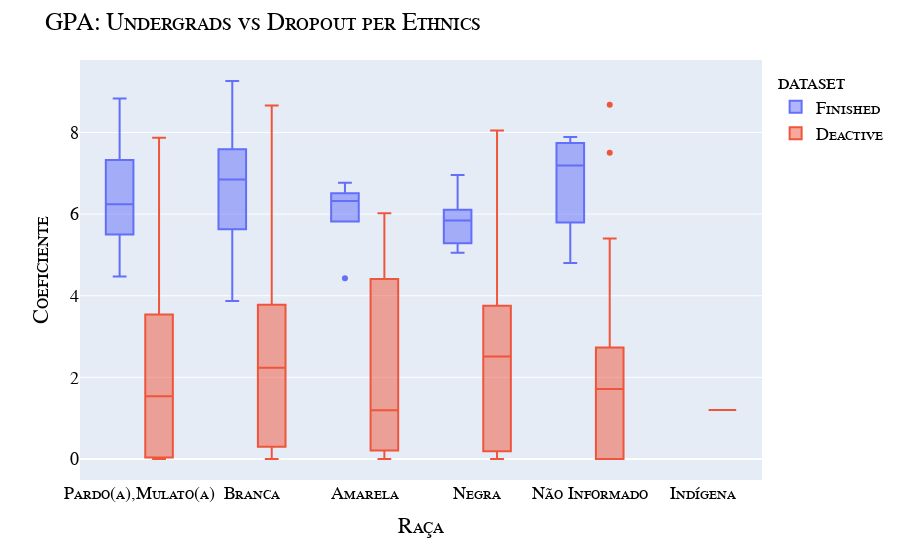
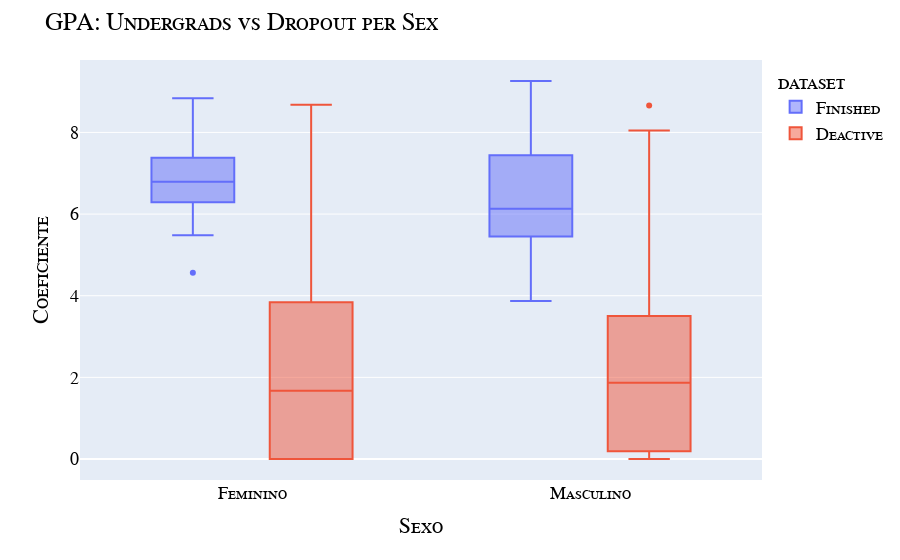
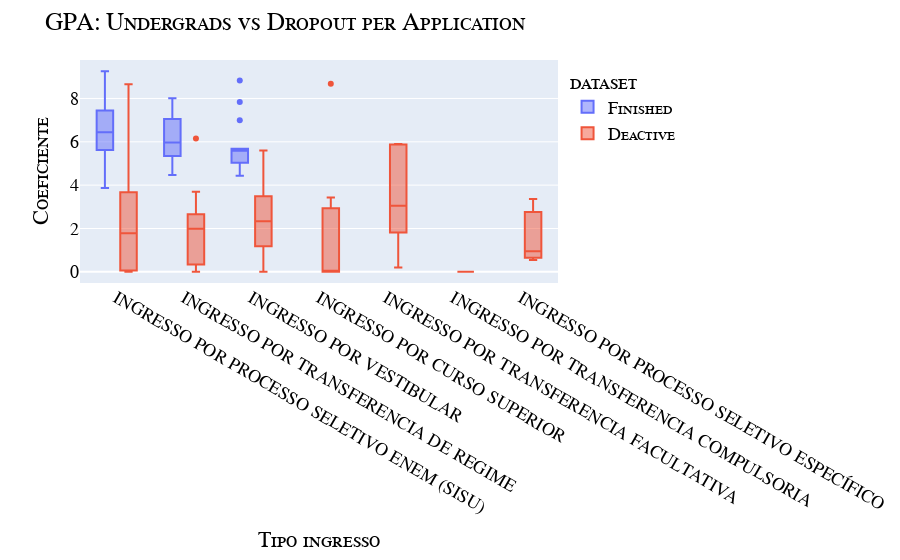

These figures' notebook cell, in order:
### Markdown cell above
## Comparação entre grupos
- Diferenças no coeficiente de rendimento por sexo, raça, tipo de ingresso.
- Diferença entre evasão por forma de ingresso (ENEM, transferência, e tipos de Cotas).

### Code cell
x = pd.concat([
        finished.assign(dataset="Finished"),
        dropout.assign(dataset="Deactive")])

px.box(x, x='Raça', y='Coeficiente', color='dataset').update_layout(title={"text": "GPA: Undergrads vs Dropout per Ethnics"}, font=my_font).show()
px.box(x, x='Sexo', y='Coeficiente', color='dataset').update_layout(title={"text": "GPA: Undergrads vs Dropout per Sex"}, font=my_font).show()
px.box(x, x='Tipo ingresso', y='Coeficiente', color='dataset').update_layout(title={"text": "GPA: Undergrads vs Dropout per Application "}, font=my_font).show()

### Figure 1 — Plotly figure (JSON) as saved in the notebook; plotly's stock layout.template omitted (floating-point values rounded to 4 significant figures; data arrays with more than 128 entries replaced by an {"elided": "..."} marker saying what was removed)
{"data": [{"alignmentgroup": "True", "hovertemplate": "dataset=Finished<br>Raça=%{x}<br>Coeficiente=%{y}<extra></extra>", "legendgroup": "Finished", "marker": {"color": "#636efa"}, "name": "Finished", "notched": false, "offsetgroup": "Finished", "orientation": "v", "showlegend": true, "type": "box", "x": ["Pardo(a),Mulato(a)", "Pardo(a),Mulato(a)", "Branca", "Pardo(a),Mulato(a)", "Amarela", "Amarela", "Branca", "Branca", "Branca", "Pardo(a),Mulato(a)", "Branca", "Pardo(a),Mulato(a)", "Pardo(a),Mulato(a)", "Pardo(a),Mulato(a)", "Pardo(a),Mulato(a)", "Branca", "Pardo(a),Mulato(a)", "Branca", "Pardo(a),Mulato(a)", "Negra", "Branca", "Pardo(a),Mulato(a)", "Branca", "Branca", "Negra", "Branca", "Pardo(a),Mulato(a)", "Branca", "Amarela", "Branca", "Branca", "Não Informado", "Pardo(a),Mulato(a)", "Pardo(a),Mulato(a)", "Pardo(a),Mulato(a)", "Pardo(a),Mulato(a)", "Amarela", "Negra", "Pardo(a),Mulato(a)", "Negra", "Pardo(a),Mulato(a)", "Pardo(a),Mulato(a)", "Pardo(a),Mulato(a)", "Pardo(a),Mulato(a)", "Branca", "Branca", "Pardo(a),Mulato(a)", "Branca", "Pardo(a),Mulato(a)", "Branca", "Pardo(a),Mulato(a)", "Pardo(a),Mulato(a)", "Branca", "Branca", "Branca", "Pardo(a),Mulato(a)", "Pardo(a),Mulato(a)", "Pardo(a),Mulato(a)", "Branca", "Branca", "Branca", "Branca", "Pardo(a),Mulato(a)", "Amarela", "Pardo(a),Mulato(a)", "Branca", "Pardo(a),Mulato(a)", "Não Informado", "Pardo(a),Mulato(a)", "Branca", "Branca", "Pardo(a),Mulato(a)", "Branca", "Branca", "Branca", "Pardo(a),Mulato(a)", "Branca", "Negra", "Branca", "Branca", "Negra", "Branca", "Branca", "Pardo(a),Mulato(a)", "Branca", "Não Informado", "Pardo(a),Mulato(a)", "Pardo(a),Mulato(a)", "Pardo(a),Mulato(a)", "Pardo(a),Mulato(a)", "Negra", "Branca", "Não Informado", "Negra", "Pardo(a),Mulato(a)", "Branca", "Pardo(a),Mulato(a)", "Branca", "Pardo(a),Mulato(a)", "Pardo(a),Mulato(a)", "Negra", "Pardo(a),Mulato(a)", "Branca", "Pardo(a),Mulato(a)", "Branca", "Pardo(a),Mulato(a)", "Negra", "Negra", "Pardo(a),Mulato(a)", "Branca", "Pardo(a),Mulato(a)"], "x0": " ", "xaxis": "x", "y": [6.95, 4.47, 4.76, 5.58, 6.32, 6.42, 5.7, 5.15, 5.68, 6.96, 5.61, 5.68, 5.11, 7.7, 6.06, 8.02, 5.52, 7.44, 5.59, 5.7, 6.85, 7.53, 7.84, 5.3, 6.09, 6.99, 5.59, 7.09, 6.77, 6.31, 8.84, 4.8, 5.24, 7.21, 4.73, 6.42, 6.28, 5.48, 5.12, 5.09, 6.89, 5.92, 6.6, 7.52, 5.68, 7.05, 7.66, 8.21, 4.81, 7.06, 6.17, 5.34, 5.68, 9.26, 6.22, 4.56, 7.91, 7.44, 8.05, 5.03, 7.44, 7.2, 8.01, 4.43, 6.19, 5.1, 6.34, 6.79, 6.67, 7.51, 3.87, 7.45, 6.44, 8.38, 5.52, 8.71, 7.51, 6.07, 8.02, 8.07, 5.84, 5.68, 4.99, 5.48, 7.21, 7.89, 5.17, 7.93, 5.42, 7.2, 5.22, 4.42, 7.59, 6.96, 8.83, 4.15, 5.35, 7.61, 5.93, 6.29, 6.11, 6.09, 5.85, 5.84, 5.96, 6.95, 6.2, 5.05, 6.74, 8.01, 8.1], "y0": " ", "yaxis": "y"}, {"alignmentgroup": "True", "hovertemplate": "dataset=Deactive<br>Raça=%{x}<br>Coeficiente=%{y}<extra></extra>", "legendgroup": "Deactive", "marker": {"color": "#EF553B"}, "name": "Deactive", "notched": false, "offsetgroup": "Deactive", "orientation": "v", "showlegend": true, "type": "box", "x": {"elided": "387 str values"}, "x0": " ", "xaxis": "x", "y": {"elided": "387 float values"}, "y0": " ", "yaxis": "y"}], "layout": {"boxmode": "group", "font": {"color": "Black", "family": "Courier New, monospace", "size": 18, "variant": "small-caps"}, "legend": {"title": {"text": "dataset"}, "tracegroupgap": 0}, "margin": {"t": 60}, "title": {"text": "GPA: Undergrads vs Dropout per Ethnics"}, "xaxis": {"anchor": "y", "domain": [0, 1], "title": {"text": "Raça"}}, "yaxis": {"anchor": "x", "domain": [0, 1], "title": {"text": "Coeficiente"}}}}

### Figure 2 — Plotly figure (JSON) as saved in the notebook; plotly's stock layout.template omitted (floating-point values rounded to 4 significant figures; data arrays with more than 128 entries replaced by an {"elided": "..."} marker saying what was removed)
{"data": [{"alignmentgroup": "True", "hovertemplate": "dataset=Finished<br>Sexo=%{x}<br>Coeficiente=%{y}<extra></extra>", "legendgroup": "Finished", "marker": {"color": "#636efa"}, "name": "Finished", "notched": false, "offsetgroup": "Finished", "orientation": "v", "showlegend": true, "type": "box", "x": ["Feminino", "Masculino", "Masculino", "Masculino", "Feminino", "Masculino", "Masculino", "Masculino", "Masculino", "Feminino", "Masculino", "Masculino", "Masculino", "Masculino", "Masculino", "Masculino", "Masculino", "Feminino", "Masculino", "Masculino", "Masculino", "Masculino", "Masculino", "Masculino", "Masculino", "Masculino", "Masculino", "Masculino", "Masculino", "Masculino", "Feminino", "Masculino", "Masculino", "Masculino", "Masculino", "Masculino", "Feminino", "Feminino", "Masculino", "Masculino", "Masculino", "Masculino", "Masculino", "Masculino", "Masculino", "Masculino", "Masculino", "Masculino", "Masculino", "Masculino", "Masculino", "Masculino", "Masculino", "Masculino", "Masculino", "Feminino", "Masculino", "Masculino", "Feminino", "Masculino", "Masculino", "Feminino", "Masculino", "Masculino", "Masculino", "Masculino", "Feminino", "Feminino", "Feminino", "Masculino", "Masculino", "Masculino", "Masculino", "Masculino", "Masculino", "Masculino", "Masculino", "Masculino", "Masculino", "Feminino", "Masculino", "Masculino", "Masculino", "Masculino", "Masculino", "Masculino", "Masculino", "Masculino", "Masculino", "Masculino", "Masculino", "Masculino", "Masculino", "Masculino", "Masculino", "Masculino", "Masculino", "Masculino", "Masculino", "Masculino", "Feminino", "Masculino", "Masculino", "Masculino", "Masculino", "Masculino", "Masculino", "Masculino", "Masculino", "Masculino", "Masculino"], "x0": " ", "xaxis": "x", "y": [6.95, 4.47, 4.76, 5.58, 6.32, 6.42, 5.7, 5.15, 5.68, 6.96, 5.61, 5.68, 5.11, 7.7, 6.06, 8.02, 5.52, 7.44, 5.59, 5.7, 6.85, 7.53, 7.84, 5.3, 6.09, 6.99, 5.59, 7.09, 6.77, 6.31, 8.84, 4.8, 5.24, 7.21, 4.73, 6.42, 6.28, 5.48, 5.12, 5.09, 6.89, 5.92, 6.6, 7.52, 5.68, 7.05, 7.66, 8.21, 4.81, 7.06, 6.17, 5.34, 5.68, 9.26, 6.22, 4.56, 7.91, 7.44, 8.05, 5.03, 7.44, 7.2, 8.01, 4.43, 6.19, 5.1, 6.34, 6.79, 6.67, 7.51, 3.87, 7.45, 6.44, 8.38, 5.52, 8.71, 7.51, 6.07, 8.02, 8.07, 5.84, 5.68, 4.99, 5.48, 7.21, 7.89, 5.17, 7.93, 5.42, 7.2, 5.22, 4.42, 7.59, 6.96, 8.83, 4.15, 5.35, 7.61, 5.93, 6.29, 6.11, 6.09, 5.85, 5.84, 5.96, 6.95, 6.2, 5.05, 6.74, 8.01, 8.1], "y0": " ", "yaxis": "y"}, {"alignmentgroup": "True", "hovertemplate": "dataset=Deactive<br>Sexo=%{x}<br>Coeficiente=%{y}<extra></extra>", "legendgroup": "Deactive", "marker": {"color": "#EF553B"}, "name": "Deactive", "notched": false, "offsetgroup": "Deactive", "orientation": "v", "showlegend": true, "type": "box", "x": {"elided": "387 str values"}, "x0": " ", "xaxis": "x", "y": {"elided": "387 float values"}, "y0": " ", "yaxis": "y"}], "layout": {"boxmode": "group", "font": {"color": "Black", "family": "Courier New, monospace", "size": 18, "variant": "small-caps"}, "legend": {"title": {"text": "dataset"}, "tracegroupgap": 0}, "margin": {"t": 60}, "title": {"text": "GPA: Undergrads vs Dropout per Sex"}, "xaxis": {"anchor": "y", "domain": [0, 1], "title": {"text": "Sexo"}}, "yaxis": {"anchor": "x", "domain": [0, 1], "title": {"text": "Coeficiente"}}}}

### Figure 3 — Plotly figure (JSON) as saved in the notebook; plotly's stock layout.template omitted (floating-point values rounded to 4 significant figures; data arrays with more than 128 entries replaced by an {"elided": "..."} marker saying what was removed)
{"data": [{"alignmentgroup": "True", "hovertemplate": "dataset=Finished<br>Tipo ingresso=%{x}<br>Coeficiente=%{y}<extra></extra>", "legendgroup": "Finished", "marker": {"color": "#636efa"}, "name": "Finished", "notched": false, "offsetgroup": "Finished", "orientation": "v", "showlegend": true, "type": "box", "x": ["INGRESSO POR PROCESSO SELETIVO ENEM (SISU)", "INGRESSO POR TRANSFERENCIA DE REGIME", "INGRESSO POR PROCESSO SELETIVO ENEM (SISU)", "INGRESSO POR VESTIBULAR", "INGRESSO POR PROCESSO SELETIVO ENEM (SISU)", "INGRESSO POR PROCESSO SELETIVO ENEM (SISU)", "INGRESSO POR TRANSFERENCIA DE REGIME", "INGRESSO POR PROCESSO SELETIVO ENEM (SISU)", "INGRESSO POR VESTIBULAR", "INGRESSO POR PROCESSO SELETIVO ENEM (SISU)", "INGRESSO POR PROCESSO SELETIVO ENEM (SISU)", "INGRESSO POR PROCESSO SELETIVO ENEM (SISU)", "INGRESSO POR PROCESSO SELETIVO ENEM (SISU)", "INGRESSO POR PROCESSO SELETIVO ENEM (SISU)", "INGRESSO POR PROCESSO SELETIVO ENEM (SISU)", "INGRESSO POR PROCESSO SELETIVO ENEM (SISU)", "INGRESSO POR PROCESSO SELETIVO ENEM (SISU)", "INGRESSO POR PROCESSO SELETIVO ENEM (SISU)", "INGRESSO POR PROCESSO SELETIVO ENEM (SISU)", "INGRESSO POR PROCESSO SELETIVO ENEM (SISU)", "INGRESSO POR PROCESSO SELETIVO ENEM (SISU)", "INGRESSO POR PROCESSO SELETIVO ENEM (SISU)", "INGRESSO POR VESTIBULAR", "INGRESSO POR PROCESSO SELETIVO ENEM (SISU)", "INGRESSO POR PROCESSO SELETIVO ENEM (SISU)", "INGRESSO POR VESTIBULAR", "INGRESSO POR VESTIBULAR", "INGRESSO POR PROCESSO SELETIVO ENEM (SISU)", "INGRESSO POR PROCESSO SELETIVO ENEM (SISU)", "INGRESSO POR PROCESSO SELETIVO ENEM (SISU)", "INGRESSO POR PROCESSO SELETIVO ENEM (SISU)", "INGRESSO POR TRANSFERENCIA DE REGIME", "INGRESSO POR PROCESSO SELETIVO ENEM (SISU)", "INGRESSO POR PROCESSO SELETIVO ENEM (SISU)", "INGRESSO POR PROCESSO SELETIVO ENEM (SISU)", "INGRESSO POR PROCESSO SELETIVO ENEM (SISU)", "INGRESSO POR PROCESSO SELETIVO ENEM (SISU)", "INGRESSO POR VESTIBULAR", "INGRESSO POR PROCESSO SELETIVO ENEM (SISU)", "INGRESSO POR PROCESSO SELETIVO ENEM (SISU)", "INGRESSO POR PROCESSO SELETIVO ENEM (SISU)", "INGRESSO POR PROCESSO SELETIVO ENEM (SISU)", "INGRESSO POR PROCESSO SELETIVO ENEM (SISU)", "INGRESSO POR PROCESSO SELETIVO ENEM (SISU)", "INGRESSO POR VESTIBULAR", "INGRESSO POR TRANSFERENCIA DE REGIME", "INGRESSO POR PROCESSO SELETIVO ENEM (SISU)", "INGRESSO POR PROCESSO SELETIVO ENEM (SISU)", "INGRESSO POR VESTIBULAR", "INGRESSO POR PROCESSO SELETIVO ENEM (SISU)", "INGRESSO POR PROCESSO SELETIVO ENEM (SISU)", "INGRESSO POR TRANSFERENCIA DE REGIME", "INGRESSO POR TRANSFERENCIA DE REGIME", "INGRESSO POR PROCESSO SELETIVO ENEM (SISU)", "INGRESSO POR PROCESSO SELETIVO ENEM (SISU)", "INGRESSO POR PROCESSO SELETIVO ENEM (SISU)", "INGRESSO POR PROCESSO SELETIVO ENEM (SISU)", "INGRESSO POR PROCESSO SELETIVO ENEM (SISU)", "INGRESSO POR PROCESSO SELETIVO ENEM (SISU)", "INGRESSO POR VESTIBULAR", "INGRESSO POR PROCESSO SELETIVO ENEM (SISU)", "INGRESSO POR PROCESSO SELETIVO ENEM (SISU)", "INGRESSO POR TRANSFERENCIA DE REGIME", "INGRESSO POR VESTIBULAR", "INGRESSO POR PROCESSO SELETIVO ENEM (SISU)", "INGRESSO POR PROCESSO SELETIVO ENEM (SISU)", "INGRESSO POR TRANSFERENCIA DE REGIME", "INGRESSO POR PROCESSO SELETIVO ENEM (SISU)", "INGRESSO POR PROCESSO SELETIVO ENEM (SISU)", "INGRESSO POR PROCESSO SELETIVO ENEM (SISU)", "INGRESSO POR PROCESSO SELETIVO ENEM (SISU)", "INGRESSO POR PROCESSO SELETIVO ENEM (SISU)", "INGRESSO POR PROCESSO SELETIVO ENEM (SISU)", "INGRESSO POR PROCESSO SELETIVO ENEM (SISU)", "INGRESSO POR PROCESSO SELETIVO ENEM (SISU)", "INGRESSO POR PROCESSO SELETIVO ENEM (SISU)", "INGRESSO POR PROCESSO SELETIVO ENEM (SISU)", "INGRESSO POR PROCESSO SELETIVO ENEM (SISU)", "INGRESSO POR PROCESSO SELETIVO ENEM (SISU)", "INGRESSO POR PROCESSO SELETIVO ENEM (SISU)", "INGRESSO POR PROCESSO SELETIVO ENEM (SISU)", "INGRESSO POR VESTIBULAR", "INGRESSO POR VESTIBULAR", "INGRESSO POR PROCESSO SELETIVO ENEM (SISU)", "INGRESSO POR PROCESSO SELETIVO ENEM (SISU)", "INGRESSO POR TRANSFERENCIA DE REGIME", "INGRESSO POR PROCESSO SELETIVO ENEM (SISU)", "INGRESSO POR PROCESSO SELETIVO ENEM (SISU)", "INGRESSO POR PROCESSO SELETIVO ENEM (SISU)", "INGRESSO POR PROCESSO SELETIVO ENEM (SISU)", "INGRESSO POR VESTIBULAR", "INGRESSO POR PROCESSO SELETIVO ENEM (SISU)", "INGRESSO POR TRANSFERENCIA DE REGIME", "INGRESSO POR PROCESSO SELETIVO ENEM (SISU)", "INGRESSO POR VESTIBULAR", "INGRESSO POR PROCESSO SELETIVO ENEM (SISU)", "INGRESSO POR TRANSFERENCIA DE REGIME", "INGRESSO POR PROCESSO SELETIVO ENEM (SISU)", "INGRESSO POR PROCESSO SELETIVO ENEM (SISU)", "INGRESSO POR PROCESSO SELETIVO ENEM (SISU)", "INGRESSO POR TRANSFERENCIA DE REGIME", "INGRESSO POR TRANSFERENCIA DE REGIME", "INGRESSO POR PROCESSO SELETIVO ENEM (SISU)", "INGRESSO POR TRANSFERENCIA DE REGIME", "INGRESSO POR PROCESSO SELETIVO ENEM (SISU)", "INGRESSO POR PROCESSO SELETIVO ENEM (SISU)", "INGRESSO POR PROCESSO SELETIVO ENEM (SISU)", "INGRESSO POR PROCESSO SELETIVO ENEM (SISU)", "INGRESSO POR PROCESSO SELETIVO ENEM (SISU)", "INGRESSO POR PROCESSO SELETIVO ENEM (SISU)", "INGRESSO POR PROCESSO SELETIVO ENEM (SISU)"], "x0": " ", "xaxis": "x", "y": [6.95, 4.47, 4.76, 5.58, 6.32, 6.42, 5.7, 5.15, 5.68, 6.96, 5.61, 5.68, 5.11, 7.7, 6.06, 8.02, 5.52, 7.44, 5.59, 5.7, 6.85, 7.53, 7.84, 5.3, 6.09, 6.99, 5.59, 7.09, 6.77, 6.31, 8.84, 4.8, 5.24, 7.21, 4.73, 6.42, 6.28, 5.48, 5.12, 5.09, 6.89, 5.92, 6.6, 7.52, 5.68, 7.05, 7.66, 8.21, 4.81, 7.06, 6.17, 5.34, 5.68, 9.26, 6.22, 4.56, 7.91, 7.44, 8.05, 5.03, 7.44, 7.2, 8.01, 4.43, 6.19, 5.1, 6.34, 6.79, 6.67, 7.51, 3.87, 7.45, 6.44, 8.38, 5.52, 8.71, 7.51, 6.07, 8.02, 8.07, 5.84, 5.68, 4.99, 5.48, 7.21, 7.89, 5.17, 7.93, 5.42, 7.2, 5.22, 4.42, 7.59, 6.96, 8.83, 4.15, 5.35, 7.61, 5.93, 6.29, 6.11, 6.09, 5.85, 5.84, 5.96, 6.95, 6.2, 5.05, 6.74, 8.01, 8.1], "y0": " ", "yaxis": "y"}, {"alignmentgroup": "True", "hovertemplate": "dataset=Deactive<br>Tipo ingresso=%{x}<br>Coeficiente=%{y}<extra></extra>", "legendgroup": "Deactive", "marker": {"color": "#EF553B"}, "name": "Deactive", "notched": false, "offsetgroup": "Deactive", "orientation": "v", "showlegend": true, "type": "box", "x": {"elided": "387 str values"}, "x0": " ", "xaxis": "x", "y": {"elided": "387 float values"}, "y0": " ", "yaxis": "y"}], "layout": {"boxmode": "group", "font": {"color": "Black", "family": "Courier New, monospace", "size": 18, "variant": "small-caps"}, "legend": {"title": {"text": "dataset"}, "tracegroupgap": 0}, "margin": {"t": 60}, "title": {"text": "GPA: Undergrads vs Dropout per Application "}, "xaxis": {"anchor": "y", "domain": [0, 1], "title": {"text": "Tipo ingresso"}}, "yaxis": {"anchor": "x", "domain": [0, 1], "title": {"text": "Coeficiente"}}}}
